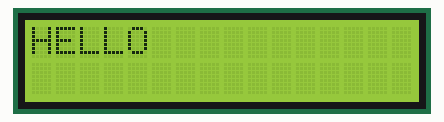
The sketch below on a simulated Arduino Uno, built with avr-gcc and run on an emulated ATmega328P. On the bench: 16×2 character LCD.

Above: at 0.1 s.
At 1.6 s:
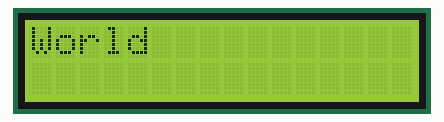

The sketch:

Hello_World.ino
```cpp
#include <LiquidCrystal_I2C.h>
#include <Wire.h>
LiquidCrystal_I2C lcd(0x27,16,2);

void setup()
{
  lcd.init();
}


void loop()
{
  lcd.backlight();
  lcd.setCursor(0,0);
  lcd.print("HELLO");
  delay(1500);
  lcd.clear();

  lcd.setCursor(0,0);
  lcd.print("World");
  delay(1500);
  lcd.clear();
}
```

Measured:
- what the display in image 1 shows lasts 1.5 s, from 1.6 s to 3.1 s
